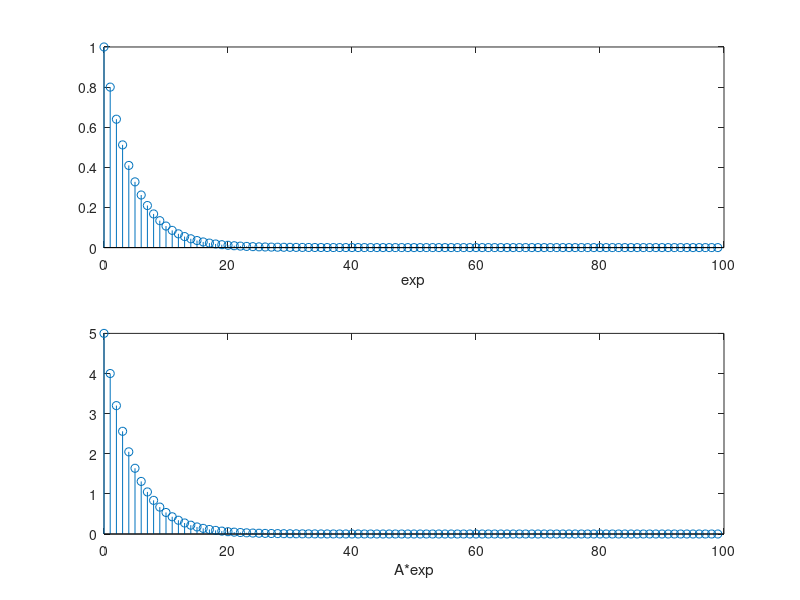

Here is the MATLAB script that generated this plot:
% a)
n = 0:99;
c1 = cos(2*pi*0.1*n);
c2 = cos(2*pi*0.2*n);
c = c1 +c2

subplot(3,1,1)
stem(n,c1)
xlabel('c1')
subplot(3,1,2)
stem(n,c2)
xlabel('c2')
subplot(3,1,3)
stem(n,c)
xlabel('c')

% b)
n = 0:99
exponencial = 0.8.^ n;
c1 = cos(2*pi*0.1*n);
x = exponencial .* c1;
stem(n,x)

% c)
n = 0:99
A = 5
y = A .* exponencial;
subplot(2,1,1)
stem(n,exponencial)
xlabel('exp')
subplot(2,1,2)
stem(n,y)
xlabel('A*exp')